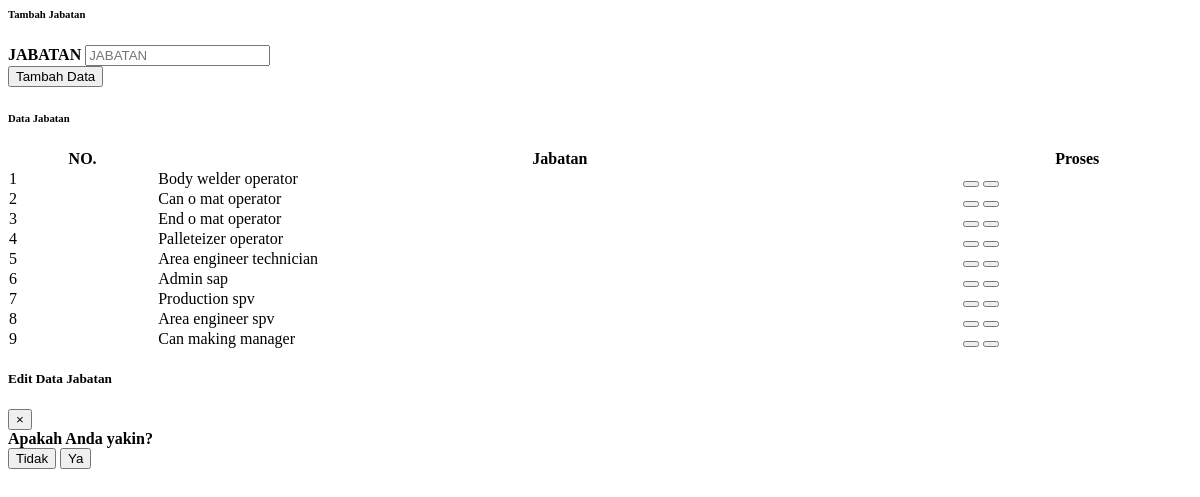
Before: /module/admin/jabatan/jabatan.php with the older database file.
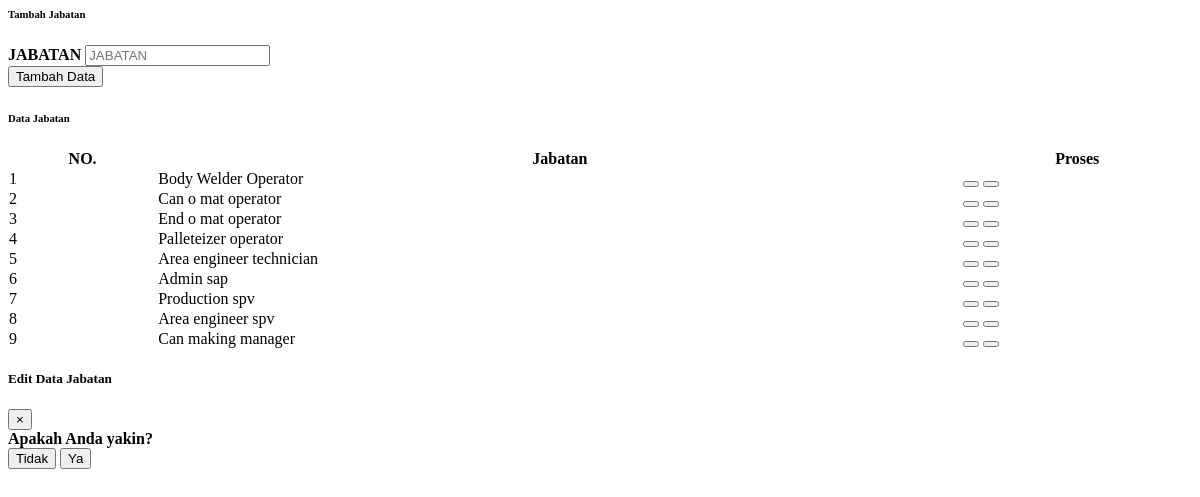
After: the same page with the newer database file.
### tables this page shows
CREATE TABLE `tabel_jabatan` (
  `id_jabatan` int(11) NOT NULL,
  `nama` varchar(100) NOT NULL
);

### process/proses_adminJabatan.php (called while the page is built, shortened)
<?php
function tampilJabatan($con)
{
    $tampilJabatan="select * from tabel_jabatan";
    $resultTampilJabatan=mysqli_query($con, $tampilJabatan);
    return $resultTampilJabatan;
}
        ?>

### module/admin/jabatan/jabatan.php (the view, shortened to what the changed rows need)
<?php
  include "../config/connection.php";
  include "../process/proses_adminJabatan.php";
?>
<body>
<div class="container-fluid" id="jabatan">
    <div class="card shadow mb-4">
        <div class="card-body">
            <div class="table-responsive">
            <?php
                $resultTampilJabatan=tampilJabatan($con);
                $index=1;
                if (mysqli_num_rows($resultTampilJabatan) > 0){
            ?>
                <table class="table table-bordered" id="dataTable" width="100%" cellspacing="0">
                    <thead>
                        <tr class="text-center">
                            <th>NO.</th>
                            <th>Jabatan</th>
                            <th>Proses</th>
                        </tr>
                    </thead>
                    <tbody>
                    <?php
                        while ($row = mysqli_fetch_assoc($resultTampilJabatan)) {
                    ?>
                        <tr>
                            <td class="text-center"><?= $index?></td>
                            <td><?= $row["nama"]?></td>
                            <td class="text-center">
                                <button type="button" class="btn btn-primary edit-jabatan" data-toggle="modal" data-target="#editJabatanModal" id-jabatan="<?php echo $row["id_jabatan"];?>">
                                </button>
                                <button type="button" class="btn btn-danger hapus-jabatan" data-toggle="modal" data-target="#hapusJabatanModal" id-jabatan="<?php echo $row["id_jabatan"];?>">
                                </button>
                            </td>
                        </tr>
                    <?php
                        $index++;
                        }
                    ?>
                    </tbody>
                </table>
                <?php
                }else{
                    ?>
                        <div class="text-center">
                            <p class="text-muted">Data Jabatan kosong</p>
                        </div>
                    <?php
                }
                ?>
            </div>
        </div>
    </div>
</div>
</body>

Changed rows visible on the page:
changed tabel_jabatan: nama "Body welder operator" → "Body Welder Operator"
